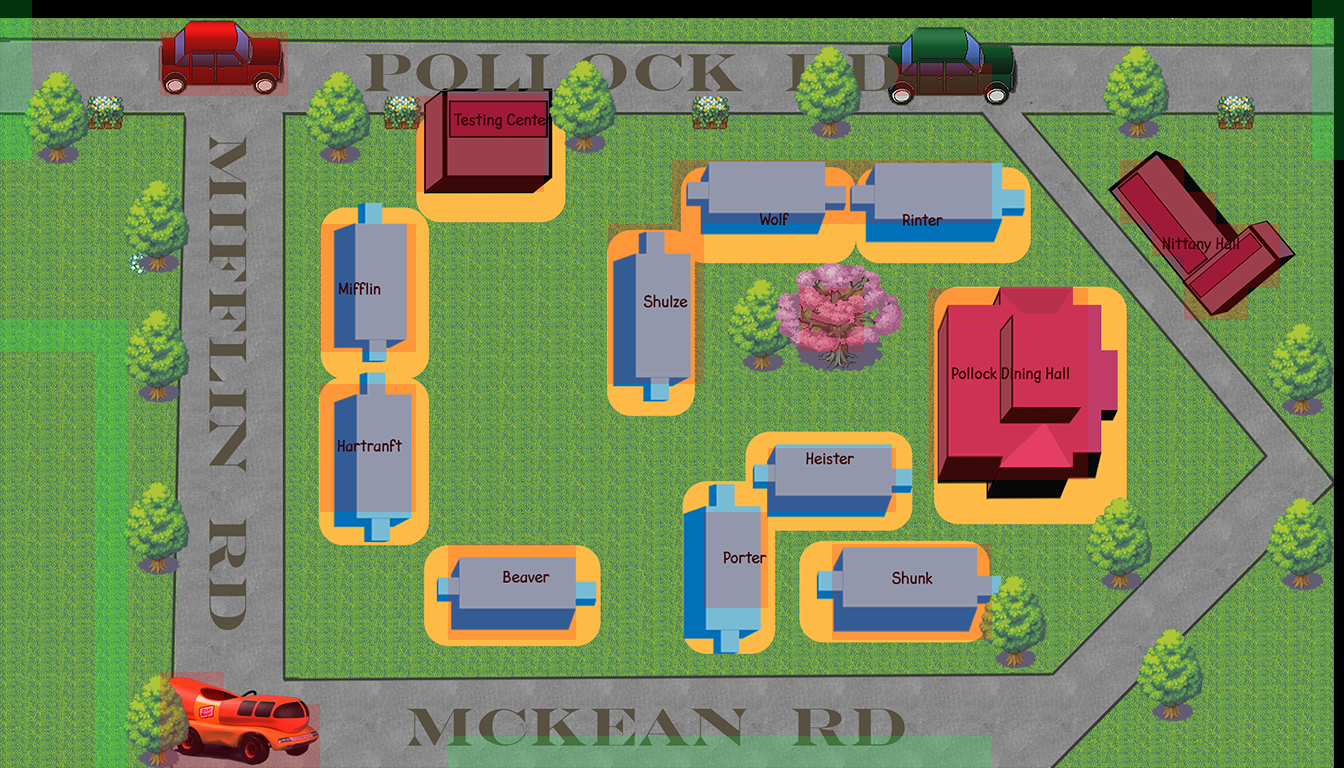

Tiled map render using the project's own tile images. Description and the map definition, with tile-layer contents summarised, below:
An orthogonal 42x24 tile map with 32x32 px tiles, 2 tile layers (Tile Layer 1, building), 2 tilesets.

<map version="1.0" orientation="orthogonal" renderorder="right-down" width="42" height="24" tilewidth="32" tileheight="32" nextobjectid="1">
 <tileset firstgid="1" name="meta_tiles" tilewidth="32" tileheight="32" spacing="1" margin="1">
  <image source="meta_tiles.png" width="67" height="34" />
  <tile id="0">
   <properties>
    <property name="collision" value="false" />
   </properties>
  </tile>
  <tile id="1">
   <properties>
    <property name="collision" value="true" />
   </properties>
  </tile>
 </tileset>
 <tileset firstgid="3" name="Pollock" tilewidth="32" tileheight="32">
  <image source="Pollock.png" width="1344" height="768" />
 </tileset>
 <layer name="Tile Layer 1" width="42" height="24">
  <data>[1008 cells, 1008 non-empty, 1008 distinct tile ids]</data>
 </layer>
 <layer name="building" width="42" height="24">
  <data>[1008 cells, 227 non-empty, 2 distinct tile ids]</data>
 </layer>
</map>
